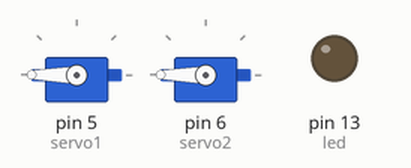
A sketch run on a simulated Arduino Uno, built with avr-gcc and run on an emulated ATmega328P. Shown: 2 × servo, output pins drawn as LEDs (lit = HIGH). Random numbers use the default seed unless the sketch sets one.

Above: at 0.05 s.
Timing chart, 0 to 3.0 s (numbered marks = the images above):
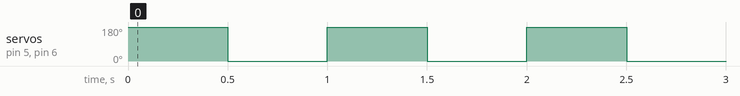

Measured:
- by itself, servo on pin 5 (servo1), servo on pin 6 (servo2): alternates 180° for 0.50 s and 0° for 0.50 s

The sketch:

inputlessSmarticle.ino
```cpp
#include <Servo.h>

/* Pin Definitions */
#define SERVOTYPE 0 //red=0, ross=1

#if SERVOTYPE==0 //RED
  #define servo1 5//5 red//10 ross
  #define servo2 6//6 red//11 ross
#else            //ROSS
  #define servo1 10//5 red//10 ross
  #define servo2 11//6 red//11 ross
#endif

#define led 13
uint16_t const randAmp = 100;//units of milliseconds
uint16_t const del = 400;
/* Instance Data & Declarations */
Servo S1;
Servo S2;
const int SERVONUM = 3;
const float pi= 3.14;

static int p1 = 1500; static int p2 = 1500;
uint8_t minn = 0; uint8_t maxx = 180; uint8_t midd = 90;
void activateSmarticle();
void deactivateSmarticle();
void zShape();
void circleGait();
void zGait();

void setup() {
  S1.attach(servo1,600,2400);
  S2.attach(servo2,600,2400);
  pinMode(led,OUTPUT);
  //deactivateSmarticle();
  //Serial.begin(9600);
}

void loop()
{
  //activateSmarticle();
  //deactivateSmarticle();
   //zShape();
//  circleGait();
  zGait();
}


void deactivateSmarticle() {
  S1.writeMicroseconds(p1=1500);
  S2.writeMicroseconds(p2=1500);
//  S1.writeMicroseconds(p1=minn * 10 + 600);
//  S2.writeMicroseconds(p2=maxx * 10 + 600);
  delay(del);
}

void activateSmarticle() {
  S1.writeMicroseconds(p1=maxx * 10 + 600);
  S2.writeMicroseconds(p2=minn * 10 + 600);
  delay(del);
  S1.writeMicroseconds(p1=maxx * 10 + 600);
  S2.writeMicroseconds(p2=maxx * 10 + 600);
  delay(del);
  S1.writeMicroseconds(p1=minn * 10 + 600);
  S2.writeMicroseconds(p2=maxx * 10 + 600);
  delay(del);
  S1.writeMicroseconds(p1=minn * 10 + 600);
  S2.writeMicroseconds(p2=minn * 10 + 600);
  delay(300);
  delay(random(100));
}
void zShape() {
  S1.writeMicroseconds(1500 + 900);
  S2.writeMicroseconds(1500 + 900);

}
void circleGait() {
  int pts = 20; //pts in gait
  int dly = 60; //delay between pts in circle
  int cent1= 0;
  int cent2= 0;
  int rad = 90;
  float ang1=600;
  float ang2=600;
  //make sure rad +- center is > 0 and < 180

  for(float i=0;i < pts; i++)
  {
    ang1 = cent1 + rad*cos(float(i/pts)*2*pi);
    ang2 = cent2 + rad*sin(float(i/pts)*2*pi);

    S1.writeMicroseconds(int(ang1*10+1500));
    S2.writeMicroseconds(int(ang2*10+1500));
    delay(dly);
    //Serial.println(ang1);
  }
}

void zGait() {
  int A1[] = {maxx,minn};
  int A2[] = {maxx,minn};
  int dly=500;
  for (int i = 0; i < (sizeof(A1)/sizeof(int)); i++)
  {
    S1.writeMicroseconds(p1 = A1[i] * 10 + 600);
    S2.writeMicroseconds(p2 = A2[i] * 10 + 600);
    if(i==(sizeof(A1)/sizeof(int))-1)
    {
      delay(dly);
    }
    else
      delay(dly);
  }
}
```
